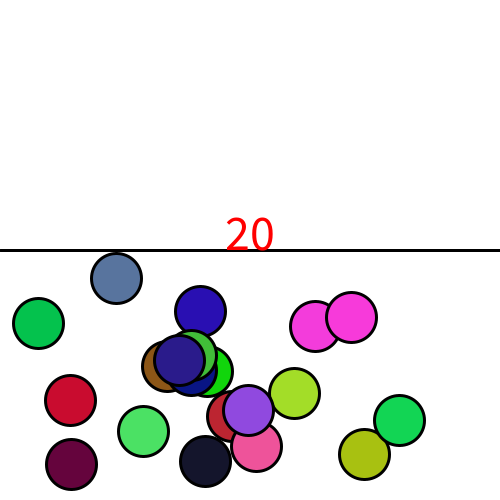
Frame 1 (no input)
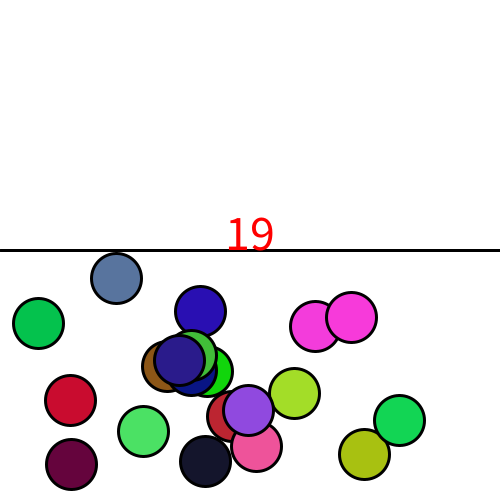
Frame 60 (the mouse pressed at the canvas centre just before this capture)
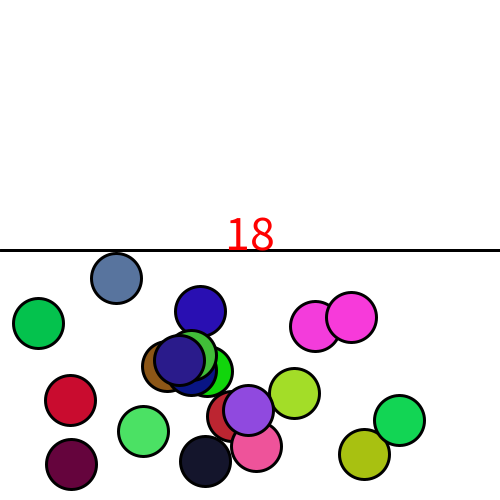
Frame 120 (the mouse held since frame 60 and released just before this capture)

The Processing sketch that drew these frames (run headless with seeded random() and noise(); from frame 60 on, the mouse is pressed at the canvas centre):

// Processing sketch: CarryCircleModified
// ── CarryCircleModified.pde
class Circle{
  float x,y,ox,oy;
  boolean status;
  color iro;
}

Circle[] circles = new Circle[20];
boolean complete = false;
boolean over = false;
int saved = 0;
void setup() {
  size(500,500);
  textAlign(CENTER);
  textSize(50);
  for (int i=0; i<20; i++) {
    Circle c = new Circle();
    c.x = random(25,width-25);
    c.y = random(height/2+25,height-25);
    c.status = false;
    c.iro = color(random(256),
                random(256),
                random(256));
    circles[i] = c;
  }
  saved = millis();
}

void draw() {
  background(255);
  strokeWeight(3);
  line(0,height/2,width,height/2);
  int count = 0;
  for (Circle c : circles) {
    fill(c.iro);
    ellipse(c.x,c.y,50,50);
    if (c.y < height/2)
      count += 1;
  }
  if (count >= 20)
    complete = true;

  fill(255,0,0);
  int passed = (millis() - saved)/1000;
  if ((passed >= 20 && complete == false) || over) {
    text("Time is up..",width/2,height/2);
    over = true;
  } else if (complete) {
    text("Finish!",width/2,height/2);
  } else {
    text(20-passed,width/2,height/2);
  }
}

void mousePressed() {
  for (Circle c : circles) {
    c.status = false;
  }
  for (int i=circles.length-1; i>=0; i--) {
    Circle c = circles[i];
    float d = dist(mouseX,mouseY,c.x,c.y);
    if (d < 25) {
      c.ox = mouseX;
      c.oy = mouseY;
      c.status = true;
      break;
    }
  }
}

void mouseDragged() {
  for (Circle c : circles) {
    if (c.status) {
      float mx = mouseX - c.ox;
      float my = mouseY - c.oy;
      c.x += mx;
      c.y += my;
      c.ox = mouseX;
      c.oy = mouseY;
    }
  }
}
